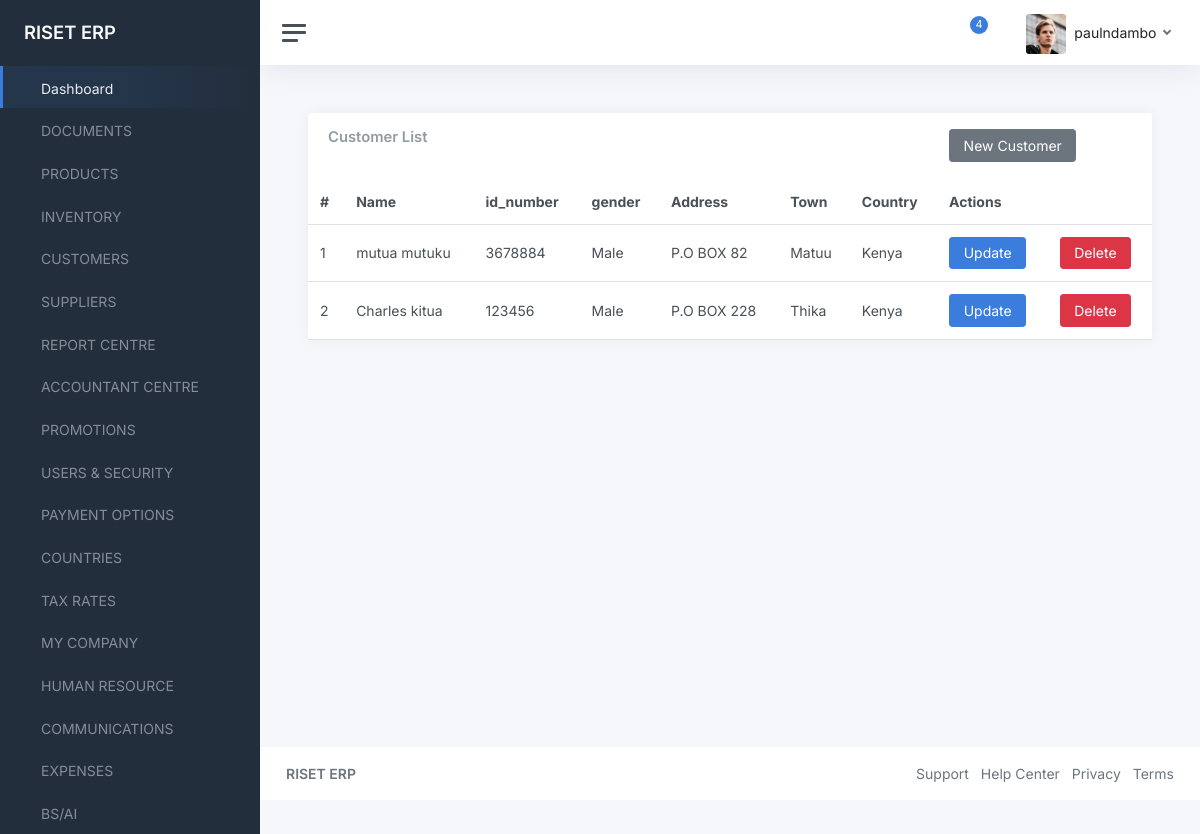
Page /customers/ (signed in) on the committed database.
### accounts/models.py (models this page shows, shortened)
class User(AbstractBaseUser, PermissionsMixin):
    email = models.EmailField(_('email address'), unique=True)
    username = models.CharField(_('Username'), max_length=200,unique=True)
    first_name = models.CharField(_('first name'), max_length=30, blank=True)
    last_name = models.CharField(_('last name'), max_length=30, blank=True)
    date_joined = models.DateTimeField(_('date joined'), auto_now_add=True)
    is_active = models.BooleanField(_('active'), default=True)
    is_admin = models.BooleanField(_('is_admin'), default=False)
    objects = UserManager()
    USERNAME_FIELD = 'username'
    REQUIRED_FIELDS = ['email']
    class Meta:
        verbose_name = _('user')
        verbose_name_plural = _('users')

### data/models.py (models this page shows, shortened)
class Customer(models.Model):
    id_number = models.CharField(max_length=200)
    name = models.CharField(max_length=200)
    gender = models.CharField(max_length=200, choices=GENDER_CHOICES)
    address = models.CharField(max_length=200)
    town = models.CharField(max_length=200)
    country = models.CharField(max_length=200)
    date_added = models.DateField(auto_now_add=True)

### data/views.py (the view)
# urls.py: path("customers/", views.customers, name="customers"),
@login_required(login_url='/login')
def customers(request):
    customers = Customer.objects.all()
    context = {
        "customers": customers
    }
    return render(request, "data/customers.html", context)

### data/templates/data/customers.html
{% extends "component-base.html" %}
{% block content %}
<main class="content">
	<div class="container-fluid p-0">
		<div class="row">
			<div class="col-12 col-lg-12 col-xxl-12 d-flex">
				<div class="card flex-fill">
					<div class="card-header">
						<div class="row">
							<div class="col-9">
								<h5 class="card-title mb-0">Customer List</h5>
							</div>
							<div class="col-3">
								<a href="{% url 'new-customer' %}" class="btn btn-secondary">New Customer</a>
							</div>
						</div>
					</div>
					<table class="table table-hover my-0">
						<thead>
							<tr>
                <th>#</th>
								<th>Name</th>
								<th>id_number</th>
                <th>gender</th>
                <th>Address</th>
                <th>Town</th>
                <th>Country</th>
                <th colspan="2">Actions</th>
							</tr>
						</thead>
						<tbody>
{% for customer in customers %}
							<tr>
                <td>{{customer.id}}</td>
								<td>{{customer.name}}</td>
                <td class="">{{customer.id_number}}</td>
                <td class="">{{customer.gender}}</td>
								<td class="">{{customer.address}}</td>
                <td class="">{{customer.town}}</td>
                <td class="">{{customer.country}}</td>
								<td class="">
                  <a href="#" class="btn btn-primary">Update</a>
                </td>
								<td>
                  <a href="#" class="btn btn-danger">Delete</a>
                </td>
							</tr>
{% endfor %}
						</tbody>
					</table>
				</div>
			</div>
		</div>
	</div>
</main>
{% endblock content %}

### templates/component-base.html (shortened to what this page needs)
{% load static %}
<!DOCTYPE html>
<html lang="en">
<head>
	<link href="{% static 'admin/css/app.css' %}" rel="stylesheet">
</head>
<body>
	<div class="wrapper">
		<nav id="sidebar" class="sidebar js-sidebar">
			<div class="sidebar-content js-simplebar">
				<a class="sidebar-brand" href="{% url 'dashboard' %}">
          <span class="align-middle">RISET ERP</span>
        </a>
				<ul class="sidebar-nav">
					<li class="sidebar-item active">
						<a class="sidebar-link" href="{% url 'dashboard' %}">
               <span class="align-middle">Dashboard</span>
            </a>
					</li>
					<li class="sidebar-item">
						<a class="sidebar-link" href="{% url 'documents' %}">
               <span class="align-middle">DOCUMENTS</span>
            </a>
					</li>
					<li class="sidebar-item">
						<a class="sidebar-link" href="{% url 'products' %}">
               <span class="align-middle">PRODUCTS</span>
            </a>
					</li>
					<li class="sidebar-item">
						<a class="sidebar-link" href="#">
               <span class="align-middle">INVENTORY</span>
            </a>
					</li>
					<li class="sidebar-item">
						<a class="sidebar-link" href="{% url 'customers' %}">
               <span class="align-middle">CUSTOMERS</span>
            </a>
					</li>
					<li class="sidebar-item">
						<a class="sidebar-link" href="{% url 'suppliers' %}">
               <span class="align-middle">SUPPLIERS</span>
            </a>
					</li>
					<li class="sidebar-item">
						<a class="sidebar-link" href="{% url 'reports' %}">
               <span class="align-middle">REPORT CENTRE</span>
            </a>
					</li>
					<li class="sidebar-item">
						<a class="sidebar-link" href="{% url 'countries' %}">
               <span class="align-middle">ACCOUNTANT CENTRE</span>
            </a>
					</li>
					<li class="sidebar-item">
						<a class="sidebar-link" href="{% url 'promotions' %}">
               <span class="align-middle">PROMOTIONS</span>
            </a>
					</li>
					<li class="sidebar-item">
						<a class="sidebar-link" href="{% url 'users-list' %}">
               <span class="align-middle">USERS & SECURITY</span>
            </a>
					</li>
					<li class="sidebar-item">
						<a class="sidebar-link" href="{% url 'payment-options' %}">
               <span class="align-middle">PAYMENT OPTIONS</span>
            </a>
					</li>
					<li class="sidebar-item">
						<a class="sidebar-link" href="{% url 'countries' %}">
               <span class="align-middle">COUNTRIES</span>
            </a>
					</li>
					<li class="sidebar-item">
						<a class="sidebar-link" href="{% url 'countries' %}">
               <span class="align-middle">TAX RATES</span>
            </a>
					</li>
					<li class="sidebar-item">
						<a class="sidebar-link" href="{% url 'countries' %}">
               <span class="align-middle">MY COMPANY</span>
            </a>
					</li>
					<li class="sidebar-item">
						<a class="sidebar-link" href="{% url 'countries' %}">
               <span class="align-middle">HUMAN RESOURCE</span>
            </a>
					</li>
					<li class="sidebar-item">
						<a class="sidebar-link" href="{% url 'countries' %}">
               <span class="align-middle">COMMUNICATIONS</span>
            </a>
					</li>
					<li class="sidebar-item">
						<a class="sidebar-link" href="{% url 'expenses' %}">
               <span class="align-middle">EXPENSES</span>
            </a>
					</li>
					<li class="sidebar-item">
						<a class="sidebar-link" href="{% url 'countries' %}">
               <span class="align-middle">BS/AI</span>
            </a>
					</li>
				</ul>
			</div>
		</nav>
		<div class="main">
			<nav class="navbar navbar-expand navbar-light navbar-bg">
				<a class="sidebar-toggle js-sidebar-toggle">
          <i class="hamburger align-self-center"></i>
        </a>
				<div class="navbar-collapse collapse">
					<ul class="navbar-nav navbar-align">
						<li class="nav-item dropdown">
							<a class="nav-icon dropdown-toggle" href="#" id="alertsDropdown" data-bs-toggle="dropdown">
								<div class="position-relative">
									<span class="indicator">4</span>
								</div>
							</a>
						</li>
						<li class="nav-item dropdown">
							<a class="nav-icon dropdown-toggle" href="#" id="messagesDropdown" data-bs-toggle="dropdown">
							</a>
						</li>
						<li class="nav-item dropdown">
							<a class="nav-link dropdown-toggle d-none d-sm-inline-block" href="#" data-bs-toggle="dropdown">
                <img src="{% static 'admin/img/avatars/avatar.jpg' %}" class="avatar img-fluid rounded me-1" alt="Charles Hall" /> <span class="text-dark">{{request.user.username}}</span>
              </a>
						</li>
					</ul>
				</div>
			</nav>
{% block content %}
{% endblock content %}
			<footer class="footer">
				<div class="container-fluid">
					<div class="row text-muted">
						<div class="col-6 text-start">
							<p class="mb-0">
								<a class="text-muted" href="{% url 'home' %}" target="_blank"><strong>RISET ERP</strong></a>
							</p>
						</div>
						<div class="col-6 text-end">
							<ul class="list-inline">
								<li class="list-inline-item">
									<a class="text-muted" href="" target="_blank">Support</a>
								</li>
								<li class="list-inline-item">
									<a class="text-muted" href="" target="_blank">Help Center</a>
								</li>
								<li class="list-inline-item">
									<a class="text-muted" href="" target="_blank">Privacy</a>
								</li>
								<li class="list-inline-item">
									<a class="text-muted" href="" target="_blank">Terms</a>
								</li>
							</ul>
						</div>
					</div>
				</div>
			</footer>
		</div>
	</div>
</body>
</html>

### rows in the picture
User: user.username "paulndambo"
Customer: id "1", name "mutua mutuku", id_number "3678884", gender "Male", address "P.O BOX 82", town "Matuu", country "Kenya"
Customer: id "2", name "Charles kitua", id_number "123456", gender "Male", address "P.O BOX 228", town "Thika", country "Kenya"
